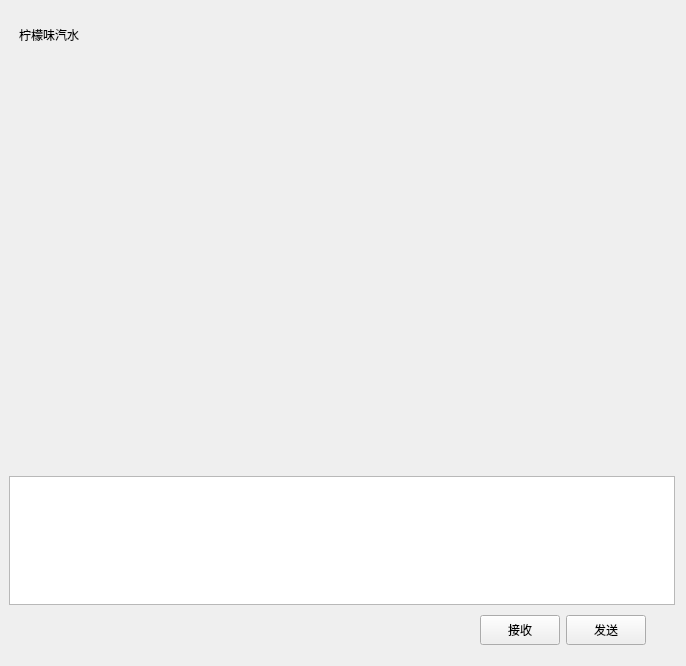
<?xml version="1.0" encoding="UTF-8"?>
<ui version="4.0">
 <class>ChatPage</class>
 <widget class="QWidget" name="ChatPage">
  <property name="geometry">
   <rect>
    <x>0</x>
    <y>0</y>
    <width>686</width>
    <height>666</height>
   </rect>
  </property>
  <property name="windowTitle">
   <string>ChatPage</string>
  </property>
  <layout class="QVBoxLayout" name="verticalLayout">
   <property name="leftMargin">
    <number>9</number>
   </property>
   <property name="topMargin">
    <number>9</number>
   </property>
   <item>
    <widget class="QWidget" name="chat_data_wid" native="true">
     <property name="minimumSize">
      <size>
       <width>0</width>
       <height>0</height>
      </size>
     </property>
     <layout class="QVBoxLayout" name="verticalLayout_4" stretch="0,3,0,1,0">
      <property name="spacing">
       <number>0</number>
      </property>
      <property name="leftMargin">
       <number>0</number>
      </property>
      <property name="topMargin">
       <number>0</number>
      </property>
      <property name="rightMargin">
       <number>0</number>
      </property>
      <property name="bottomMargin">
       <number>0</number>
      </property>
      <item>
       <widget class="QWidget" name="title_wid" native="true">
        <property name="minimumSize">
         <size>
          <width>0</width>
          <height>50</height>
         </size>
        </property>
        <widget class="QLabel" name="title_lb">
         <property name="geometry">
          <rect>
           <x>10</x>
           <y>10</y>
           <width>101</width>
           <height>31</height>
          </rect>
         </property>
         <property name="text">
          <string>柠檬味汽水</string>
         </property>
        </widget>
       </widget>
      </item>
      <item>
       <widget class="ChatView" name="chat_view" native="true">
        <property name="minimumSize">
         <size>
          <width>0</width>
          <height>0</height>
         </size>
        </property>
       </widget>
      </item>
      <item>
       <widget class="QWidget" name="tool_bar" native="true">
        <property name="minimumSize">
         <size>
          <width>0</width>
          <height>30</height>
         </size>
        </property>
        <widget class="ClickedLabel2" name="emo">
         <property name="geometry">
          <rect>
           <x>10</x>
           <y>5</y>
           <width>20</width>
           <height>20</height>
          </rect>
         </property>
         <property name="minimumSize">
          <size>
           <width>20</width>
           <height>20</height>
          </size>
         </property>
         <property name="text">
          <string/>
         </property>
        </widget>
        <widget class="ClickedLabel2" name="file">
         <property name="geometry">
          <rect>
           <x>34</x>
           <y>5</y>
           <width>20</width>
           <height>20</height>
          </rect>
         </property>
         <property name="minimumSize">
          <size>
           <width>20</width>
           <height>20</height>
          </size>
         </property>
         <property name="text">
          <string/>
         </property>
        </widget>
       </widget>
      </item>
      <item>
       <widget class="MessageTextEdit" name="chatEdit">
        <property name="minimumSize">
         <size>
          <width>0</width>
          <height>100</height>
         </size>
        </property>
       </widget>
      </item>
      <item>
       <widget class="QWidget" name="send_wid" native="true">
        <property name="minimumSize">
         <size>
          <width>0</width>
          <height>50</height>
         </size>
        </property>
        <layout class="QHBoxLayout" name="horizontalLayout">
         <item>
          <spacer name="horizontalSpacer">
           <property name="orientation">
            <enum>Qt::Horizontal</enum>
           </property>
           <property name="sizeHint" stdset="0">
            <size>
             <width>40</width>
             <height>20</height>
            </size>
           </property>
          </spacer>
         </item>
         <item>
          <widget class="QPushButton" name="receive_btn">
           <property name="minimumSize">
            <size>
             <width>75</width>
             <height>30</height>
            </size>
           </property>
           <property name="text">
            <string>接收</string>
           </property>
          </widget>
         </item>
         <item>
          <widget class="ClickedBtn2" name="send_btn">
           <property name="sizePolicy">
            <sizepolicy hsizetype="Minimum" vsizetype="Fixed">
             <horstretch>0</horstretch>
             <verstretch>0</verstretch>
            </sizepolicy>
           </property>
           <property name="minimumSize">
            <size>
             <width>75</width>
             <height>30</height>
            </size>
           </property>
           <property name="text">
            <string>发送</string>
           </property>
          </widget>
         </item>
         <item>
          <spacer name="horizontalSpacer_2">
           <property name="orientation">
            <enum>Qt::Horizontal</enum>
           </property>
           <property name="sizeType">
            <enum>QSizePolicy::Fixed</enum>
           </property>
           <property name="sizeHint" stdset="0">
            <size>
             <width>20</width>
             <height>20</height>
            </size>
           </property>
          </spacer>
         </item>
        </layout>
       </widget>
      </item>
     </layout>
    </widget>
   </item>
  </layout>
 </widget>
 <customwidgets>
  <customwidget>
   <class>ClickedLabel2</class>
   <extends>QLabel</extends>
   <header location="global">ClickedLabel2.h</header>
  </customwidget>
  <customwidget>
   <class>ClickedBtn2</class>
   <extends>QPushButton</extends>
   <header location="global">ClickedBtn2.h</header>
  </customwidget>
  <customwidget>
   <class>ChatView</class>
   <extends>QWidget</extends>
   <header location="global">ChatView.h</header>
   <container>1</container>
  </customwidget>
  <customwidget>
   <class>MessageTextEdit</class>
   <extends>QTextEdit</extends>
   <header location="global">MessageTextEdit.h</header>
  </customwidget>
 </customwidgets>
 <resources/>
 <connections/>
</ui>
